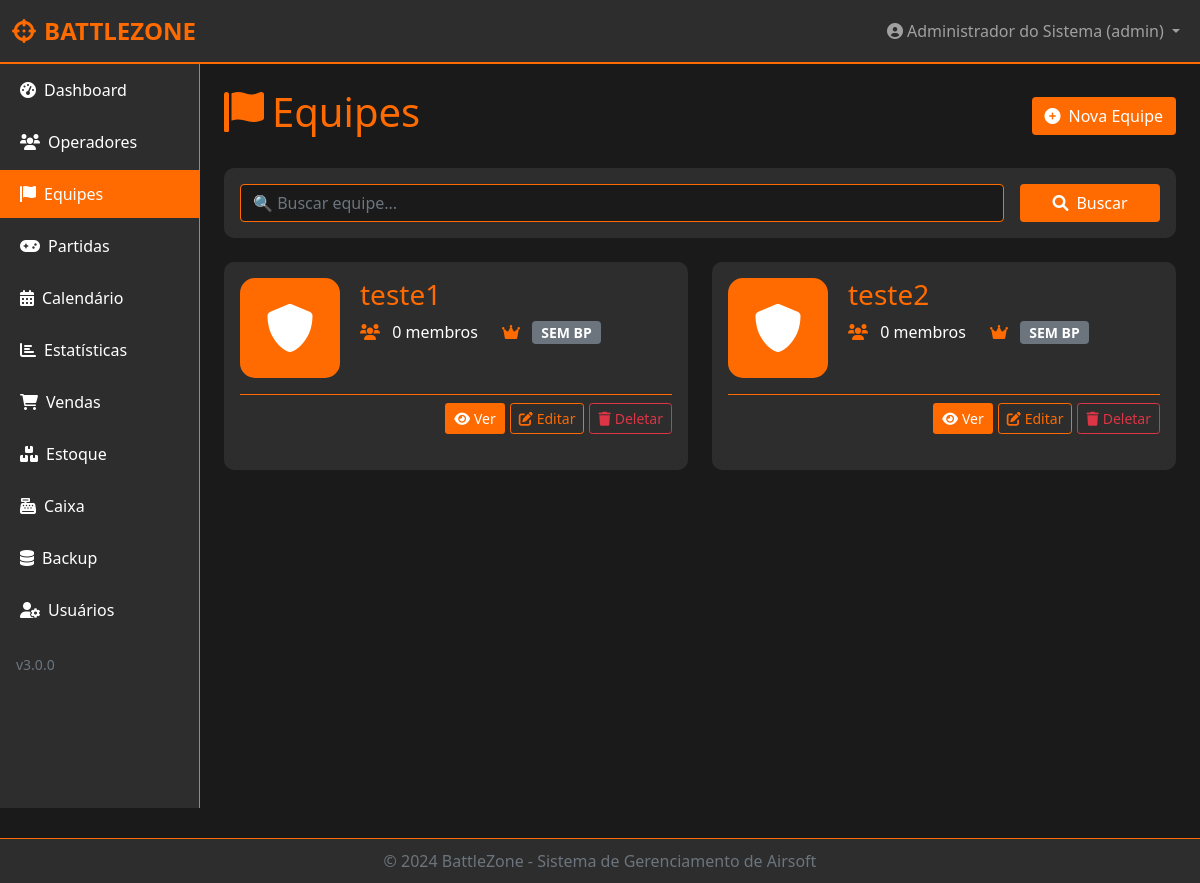
Page /equipes (signed in) on the committed database.
### backend/models.py (models this page shows, shortened)
class User(UserMixin, db.Model):
    __tablename__ = 'users'
    id = db.Column(db.Integer, primary_key=True)
    username = db.Column(db.String(80), unique=True, nullable=False)
    nome = db.Column(db.String(120), nullable=False)
    email = db.Column(db.String(120), unique=True, nullable=False)
    cpf = db.Column(db.String(14), unique=True, nullable=True)
    telefone = db.Column(db.String(20), nullable=True)
    data_nascimento = db.Column(db.String(10), nullable=True)
    idade = db.Column(db.Integer, nullable=True)
    password_hash = db.Column(db.String(200), nullable=False)
    salt = db.Column(db.String(32), nullable=False)
    nivel = db.Column(db.String(20), nullable=False, default='operador')
    status = db.Column(db.String(20), default='pendente')
    tentativas = db.Column(db.Integer, default=0)
    session_token = db.Column(db.String(100), unique=True, nullable=True)
    last_activity = db.Column(db.DateTime, default=datetime.utcnow)
    created_at = db.Column(db.DateTime, default=datetime.utcnow)
    approved_at = db.Column(db.DateTime, nullable=True)
    approved_by = db.Column(db.String(80), nullable=True)
    last_login = db.Column(db.DateTime, nullable=True)
    partidas_criadas = db.relationship('Partida', back_populates='criador', lazy=True, foreign_keys='Partida.created_by')
    operador_id = db.Column(db.Integer, db.ForeignKey('operadores.id'), nullable=True)
    operador = db.relationship('Operador', backref='usuario', uselist=False)
    two_factor_enabled = db.Column(db.Boolean, default=False)
    two_factor_secret = db.Column(db.String(32), nullable=True)  # Segredo TOTP em base32
    backup_codes = db.Column(db.Text, nullable=True)  # JSON com códigos de backup
    two_factor_verified_at = db.Column(db.DateTime, nullable=True)
    password_reset_token = db.Column(db.String(100), unique=True, nullable=True)
    password_reset_expires = db.Column(db.DateTime, nullable=True)
    terms_accepted = db.Column(db.Boolean, default=False)
    terms_accepted_date = db.Column(db.DateTime, nullable=True)
    def tem_permissao(self, recurso):
        if self.nivel == 'admin':
            return True

class Equipe(db.Model):
    __tablename__ = 'equipes'
    id = db.Column(db.Integer, primary_key=True)
    old_id = db.Column(db.String(50), unique=True, nullable=True)
    nome = db.Column(db.String(100), nullable=False)
    foto = db.Column(db.String(200), nullable=True)
    battlepass = db.Column(db.String(10), default='NAO')
    capitao_id = db.Column(db.Integer, db.ForeignKey('operadores.id'), nullable=True)
    created_at = db.Column(db.DateTime, default=datetime.utcnow)
    capitao = db.relationship('Operador', foreign_keys=[capitao_id])
    membros = db.relationship('Operador', secondary='equipe_membros', back_populates='membro_equipes', lazy='dynamic')

### app.py (the view)
@app.route('/equipes')
@login_required
@requer_permissao('equipes')
@operador_session_required
def listar_equipes():
    search = request.args.get('search', '')
    if search:
        equipes = Equipe.query.filter(Equipe.nome.ilike(f'%{search}%')).all()
    else:
        equipes = Equipe.query.all()
    operadores = Operador.query.all()
    return render_template('equipes/listar.html', equipes=equipes, operadores=operadores, search=search)

### app.py (called while the page is built)
@app.before_request
def before_request():
    if current_user.is_authenticated and current_user.nivel == 'operador':
        if not current_user.is_session_valid():
            from flask_login import logout_user
            logout_user()
            session.clear()
            flash('Sessão expirada por inatividade (5 minutos).', 'warning')
            return redirect(url_for('auth.login'))
        current_user.update_activity()

@app.after_request
def after_request(response):
    return add_security_headers(response)

@login_manager.user_loader
def load_user(user_id):
    return db.session.get(User, int(user_id))

@app.context_processor
def inject_now():
    return {'now': datetime.now()}

### frontend/templates/equipes/listar.html (shortened to what this page needs)
{% extends "base.html" %}
{% block content %}
<div class="d-flex justify-content-between align-items-center mb-4">
    <h1 class="text-laranja"><i class="fas fa-flag me-2"></i>Equipes</h1>
    <a href="{{ url_for('nova_equipe') }}" class="btn" style="background-color: #FF6B00; color: white;">
        <i class="fas fa-plus-circle me-2"></i>Nova Equipe
    </a>
</div>
<div class="card mb-4">
    <div class="card-body">
        <form method="GET" class="row g-3">
            <div class="col-md-10">
                <input type="text" name="search" class="form-control" placeholder="🔍 Buscar equipe..." value="{{ search }}">
            </div>
            <div class="col-md-2">
                <button type="submit" class="btn w-100" style="background-color: #FF6B00; color: white;">
                    <i class="fas fa-search me-2"></i>Buscar
                </button>
            </div>
        </form>
    </div>
</div>
{% if equipes %}
    <div class="row">
        {% for equipe in equipes %}
        <div class="col-md-6 mb-4">
            <div class="card h-100">
                <div class="card-body">
                    <div class="d-flex">
                        <div style="width: 100px; height: 100px; border-radius: 15px; margin-right: 20px; overflow: hidden;">
                            {% if equipe.foto %}
                                <img src="{{ url_for('static', filename='uploads/' + equipe.foto) }}" alt="{{ equipe.nome }}" style="width: 100%; height: 100%; object-fit: cover;">
                            {% else %}
                                <div style="background-color: #FF6B00; width: 100%; height: 100%; display: flex; align-items: center; justify-content: center;">
                                    <i class="fas fa-shield-alt" style="font-size: 48px; color: white;"></i>
                                </div>
                            {% endif %}
                        </div>
                        <div class="flex-grow-1">
                            <h3 class="mb-1" style="color: #FF6B00; font-size: 28px;">{{ equipe.nome }}</h3>
                            {% set capitao = operadores|selectattr('id', 'equalto', equipe.capitao_id)|first %}
                            <div class="d-flex justify-content-start gap-4 mt-2">
                                <div>
                                    <i class="fas fa-users me-2" style="color: #FF6B00;"></i>
                                    <span>{{ equipe.membros.count() }} membros</span>
                                </div>
                                <div>
                                    <i class="fas fa-crown me-2" style="color: #FF6B00;"></i>
                                    {% if equipe.battlepass == 'SIM' %}
                                        <span class="badge" style="background-color: #FF6B00; color: white; font-size: 14px;">BATTLEPASS</span>
                                    {% else %}
                                        <span class="badge bg-secondary" style="font-size: 14px;">SEM BP</span>
                                    {% endif %}
                                </div>
                            </div>
                        </div>
                    </div>
                    <div class="d-flex justify-content-end mt-3 pt-2" style="border-top: 1px solid #FF6B00;">
                        <a href="{{ url_for('ver_equipe', id=equipe.id) }}" class="btn btn-sm" style="background-color: #FF6B00; color: white; margin-right: 5px;">
                            <i class="fas fa-eye me-1"></i>Ver
                        </a>
                        <a href="{{ url_for('editar_equipe', id=equipe.id) }}" class="btn btn-sm btn-outline-laranja" style="border: 1px solid #FF6B00; color: #FF6B00; margin-right: 5px;">
                            <i class="fas fa-edit me-1"></i>Editar
                        </a>
                        <form method="POST" action="{{ url_for('deletar_equipe', id=equipe.id) }}" style="display: inline;">
                            <button type="submit" class="btn btn-sm btn-outline-danger" onclick="return confirm('Tem certeza que deseja deletar a equipe {{ equipe.nome }}?')">
                                <i class="fas fa-trash me-1"></i>Deletar
                            </button>
                        </form>
                    </div>
                </div>
            </div>
        </div>
        {% endfor %}
    </div>
{% endif %}
{% endblock %}

### frontend/templates/base.html (shortened to what this page needs)
<!DOCTYPE html>
<html lang="pt-BR">
<head>
    <link href="https://cdn.jsdelivr.net/npm/bootstrap@5.1.3/dist/css/bootstrap.min.css" rel="stylesheet">
    <link rel="stylesheet" href="https://cdnjs.cloudflare.com/ajax/libs/font-awesome/6.0.0/css/all.min.css">
</head>
<body>
    <nav class="navbar navbar-expand-lg navbar-dark">
        <div class="container-fluid">
            <a class="navbar-brand" href="{{ url_for('dashboard') }}">
                <i class="fas fa-crosshairs me-2"></i>BATTLEZONE
            </a>
            <div class="collapse navbar-collapse" id="navbarNav">
                <ul class="navbar-nav ms-auto">
                    {% if current_user.is_authenticated %}
                    <li class="nav-item dropdown">
                        <a class="nav-link dropdown-toggle" href="#" id="userDropdown" role="button" data-bs-toggle="dropdown">
                            <i class="fas fa-user-circle me-1"></i>{{ current_user.nome }} ({{ current_user.warname or current_user.username }})
                        </a>
                    </li>
                    {% endif %}
                </ul>
            </div>
        </div>
    </nav>
    <div class="container-fluid">
        <div class="row">
            {% if current_user.is_authenticated %}
            <div class="col-md-2 p-0 sidebar">
                <div class="nav flex-column">
                    <a class="nav-link {% if request.endpoint == 'dashboard' %}active{% endif %}" href="{{ url_for('dashboard') }}">
                        <i class="fas fa-tachometer-alt me-2"></i>Dashboard
                    </a>
                    {% if current_user.tem_permissao('operadores') %}
                    <a class="nav-link {% if request.endpoint in ['listar_operadores', 'novo_operador', 'ver_operador', 'editar_operador'] %}active{% endif %}" href="{{ url_for('listar_operadores') }}">
                        <i class="fas fa-users me-2"></i>Operadores
                    </a>
                    {% endif %}
                    {% if current_user.tem_permissao('equipes') %}
                    <a class="nav-link {% if request.endpoint in ['listar_equipes', 'nova_equipe', 'ver_equipe', 'editar_equipe'] %}active{% endif %}" href="{{ url_for('listar_equipes') }}">
                        <i class="fas fa-flag me-2"></i>Equipes
                    </a>
                    {% endif %}
                    {% if current_user.tem_permissao('partidas') %}
                    <a class="nav-link {% if request.endpoint in ['listar_partidas', 'nova_partida', 'ver_partida'] %}active{% endif %}" href="{{ url_for('listar_partidas') }}">
                        <i class="fas fa-gamepad me-2"></i>Partidas
                    </a>
                    {% endif %}
                    {% if current_user.tem_permissao('calendario') %}
                    <a class="nav-link {% if request.endpoint == 'calendario' %}active{% endif %}" href="{{ url_for('calendario') }}">
                        <i class="fas fa-calendar-alt me-2"></i>Calendário
                    </a>
                    {% endif %}
                    {% if current_user.tem_permissao('estatisticas') %}
                    <a class="nav-link {% if request.endpoint == 'estatisticas' %}active{% endif %}" href="{{ url_for('estatisticas') }}">
                        <i class="fas fa-chart-bar me-2"></i>Estatísticas
                    </a>
                    {% endif %}
                    {% if current_user.tem_permissao('vendas') %}
                    <a class="nav-link {% if request.endpoint in ['listar_vendas', 'nova_venda'] %}active{% endif %}" href="{{ url_for('listar_vendas') }}">
                        <i class="fas fa-shopping-cart me-2"></i>Vendas
                    </a>
                    {% endif %}
                    {% if current_user.tem_permissao('estoque') %}
                    <a class="nav-link {% if request.endpoint in ['listar_estoque', 'novo_item', 'editar_item'] %}active{% endif %}" href="{{ url_for('listar_estoque') }}">
                        <i class="fas fa-boxes me-2"></i>Estoque
                    </a>
                    {% endif %}
                    {% if current_user.tem_permissao('caixa') %}
                    <a class="nav-link {% if request.endpoint == 'caixa' %}active{% endif %}" href="{{ url_for('caixa') }}">
                        <i class="fas fa-cash-register me-2"></i>Caixa
                    </a>
                    {% endif %}
                    {% if current_user.nivel in ['admin', 'gerente'] %}
                    <a class="nav-link {% if request.endpoint == 'admin_backups' %}active{% endif %}" href="{{ url_for('admin_backups') }}">
                        <i class="fas fa-database me-2"></i>Backup
                    </a>
                    {% endif %}
                    {% if current_user.nivel in ['admin', 'gerente'] %}
                    <a class="nav-link {% if request.endpoint == 'admin_usuarios' %}active{% endif %}" href="{{ url_for('admin_usuarios') }}">
                        <i class="fas fa-user-cog me-2"></i>Usuários
                    </a>
                    {% endif %}
                </div>
                <div class="mt-auto p-3">
                    <small class="text-muted">v3.0.0</small>
                </div>
            </div>
            {% endif %}
            <div class="{% if current_user.is_authenticated %}col-md-10{% else %}col-md-12{% endif %} p-4">
                {% block content %}{% endblock %}
            </div>
        </div>
    </div>
    {% if current_user.is_authenticated %}
    <footer class="footer">
        <div class="container">
            <span>&copy; 2024 BattleZone - Sistema de Gerenciamento de Airsoft</span>
        </div>
    </footer>
    {% endif %}
</body>
</html>

### frontend/templates/base.html (style rules this page uses)
:root { --laranja: #FF6B00; --laranja-escuro: #CC5500; --preto: #1A1A1A; --cinza-escuro: #2D2D2D; --cinza-claro: #3D3D3D; --verde: #00C851; --vermelho: #FF4444; }
body { background-color: var(--preto); color: #fff; font-family: 'Segoe UI', Tahoma, Geneva, Verdana, sans-serif; }
.navbar { background-color: var(--cinza-escuro) !important; border-bottom: 2px solid var(--laranja); }
.navbar-brand { color: var(--laranja) !important; font-weight: bold; font-size: 24px; }
.sidebar { background-color: var(--cinza-escuro); min-height: calc(100vh - 56px); border-right: 1px solid var(--laranja); }
.sidebar .nav-link { color: #fff; border-radius: 0; padding: 12px 20px; margin: 2px 0; }
.sidebar .nav-link.active { background-color: var(--laranja); color: #fff; }
.card { background-color: var(--cinza-escuro); border: none; border-radius: 10px; margin-bottom: 20px; }
.btn-outline-laranja { border: 1px solid var(--laranja); color: var(--laranja); }
.text-laranja { color: var(--laranja); }
.form-control, .form-select { background-color: var(--preto); border: 1px solid var(--laranja); color: #fff; }
.footer { background-color: var(--cinza-escuro); color: #6c757d; padding: 10px; text-align: center; border-top: 1px solid var(--laranja); margin-top: 30px; }

### rows in the picture
User: nome "Administrador do Sistema", username "admin"
Equipe: nome "teste1", membros.count "0", battlepass "SEM BP"
Equipe: nome "teste2", membros.count "0", battlepass "SEM BP"
